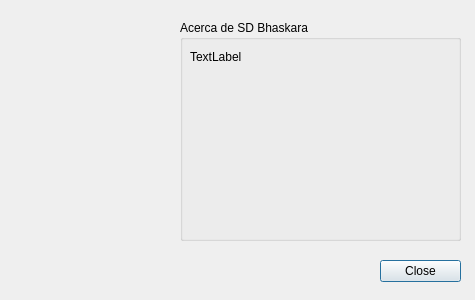
<?xml version="1.0" encoding="UTF-8"?>
<ui version="4.0">
 <class>About</class>
 <widget class="QDialog" name="About">
  <property name="geometry">
   <rect>
    <x>0</x>
    <y>0</y>
    <width>475</width>
    <height>300</height>
   </rect>
  </property>
  <property name="minimumSize">
   <size>
    <width>475</width>
    <height>300</height>
   </size>
  </property>
  <property name="maximumSize">
   <size>
    <width>475</width>
    <height>300</height>
   </size>
  </property>
  <property name="windowTitle">
   <string>SD Bhaskara - Acerca de...</string>
  </property>
  <property name="modal">
   <bool>true</bool>
  </property>
  <widget class="QDialogButtonBox" name="buttonBox">
   <property name="geometry">
    <rect>
     <x>380</x>
     <y>260</y>
     <width>81</width>
     <height>31</height>
    </rect>
   </property>
   <property name="layoutDirection">
    <enum>Qt::LeftToRight</enum>
   </property>
   <property name="orientation">
    <enum>Qt::Vertical</enum>
   </property>
   <property name="standardButtons">
    <set>QDialogButtonBox::Close</set>
   </property>
   <property name="centerButtons">
    <bool>false</bool>
   </property>
  </widget>
  <widget class="QGroupBox" name="groupBox">
   <property name="geometry">
    <rect>
     <x>180</x>
     <y>20</y>
     <width>281</width>
     <height>221</height>
    </rect>
   </property>
   <property name="title">
    <string>Acerca de SD Bhaskara</string>
   </property>
   <widget class="QLabel" name="labelInfo">
    <property name="geometry">
     <rect>
      <x>10</x>
      <y>30</y>
      <width>311</width>
      <height>221</height>
     </rect>
    </property>
    <property name="text">
     <string>TextLabel</string>
    </property>
    <property name="alignment">
     <set>Qt::AlignLeading|Qt::AlignLeft|Qt::AlignTop</set>
    </property>
   </widget>
  </widget>
  <widget class="QLabel" name="logo">
   <property name="geometry">
    <rect>
     <x>-40</x>
     <y>10</y>
     <width>256</width>
     <height>256</height>
    </rect>
   </property>
   <property name="text">
    <string/>
   </property>
   <property name="pixmap">
    <pixmap resource="../resources.qrc">:/app/img/logo.png</pixmap>
   </property>
   <property name="scaledContents">
    <bool>true</bool>
   </property>
  </widget>
 </widget>
 <resources>
  <include location="../resources.qrc"/>
 </resources>
 <connections>
  <connection>
   <sender>buttonBox</sender>
   <signal>accepted()</signal>
   <receiver>About</receiver>
   <slot>accept()</slot>
   <hints>
    <hint type="sourcelabel">
     <x>248</x>
     <y>254</y>
    </hint>
    <hint type="destinationlabel">
     <x>157</x>
     <y>274</y>
    </hint>
   </hints>
  </connection>
  <connection>
   <sender>buttonBox</sender>
   <signal>rejected()</signal>
   <receiver>About</receiver>
   <slot>reject()</slot>
   <hints>
    <hint type="sourcelabel">
     <x>316</x>
     <y>260</y>
    </hint>
    <hint type="destinationlabel">
     <x>286</x>
     <y>274</y>
    </hint>
   </hints>
  </connection>
 </connections>
</ui>
